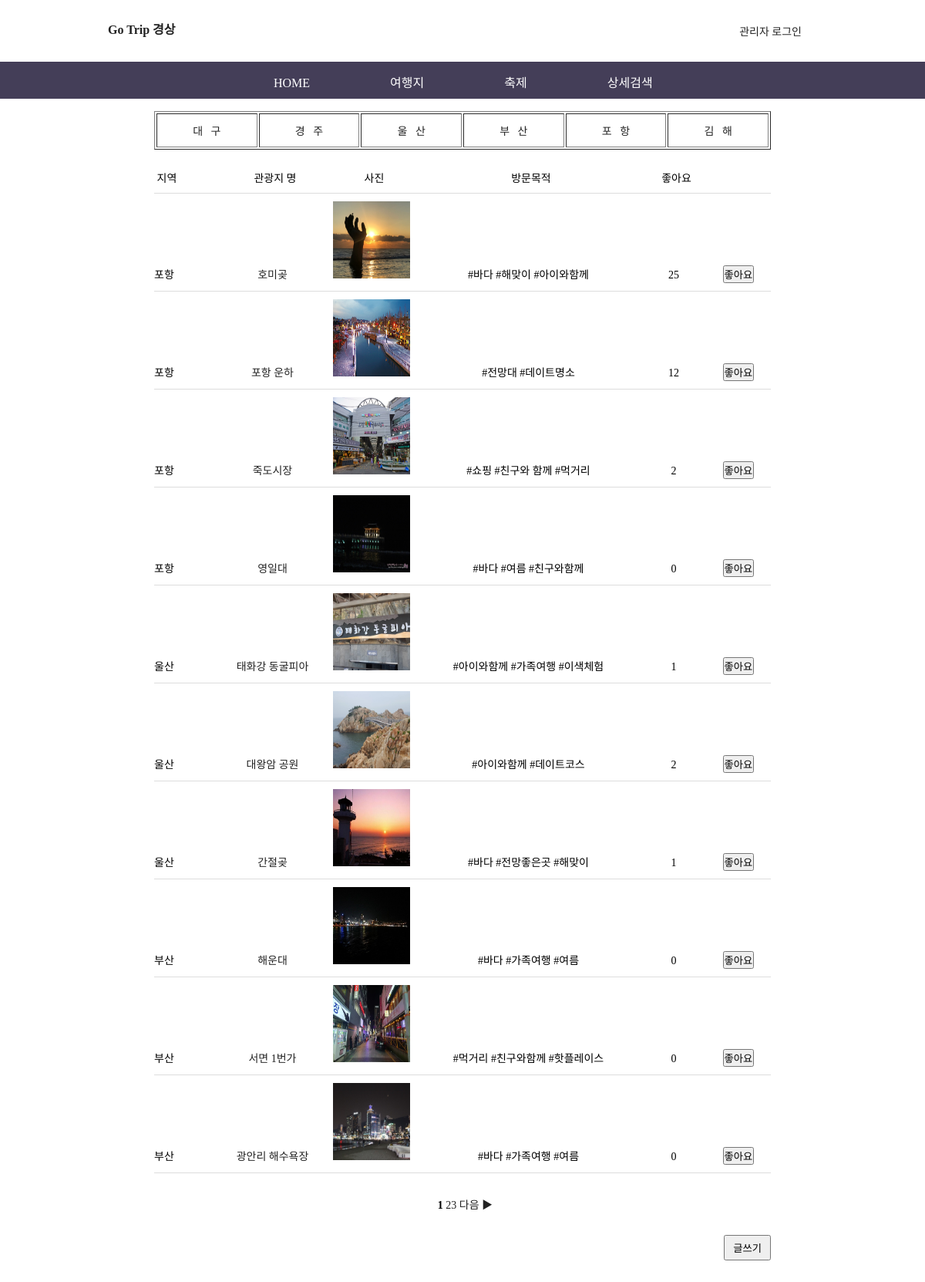
The app's page /trip/trip_list.php with its own data.
### tables this page shows
CREATE TABLE `trip_ok` (
  `num` int(11) NOT NULL,
  `subject` char(20) NOT NULL,
  `content` varchar(1000) NOT NULL,
  `area` char(20) NOT NULL,
  `purpose` char(20) NOT NULL,
  `Details` varchar(1000) NOT NULL,
  `file_name` char(40) DEFAULT NULL,
  `file_type` char(40) DEFAULT NULL,
  `file_copied` char(40) DEFAULT NULL,
  `hit` int(11) NOT NULL
);

### trip/trip_list.php (the view, shortened to what this page needs)
<!DOCTYPE html>
<html>
<head>
<link rel="stylesheet" type="text/css" href="./css/trip_common.css">
<link rel="stylesheet" type="text/css" href="./css/trip_list.css">
</head>
<body>
<header>
    <?php include "header.php";?>
</header>
<section>
   	<div id="board_box"><br>
	   <table border="1" width="800" height="50" align="center">
       <tr align="center">
       <td><a href="trip_dg.php">대&nbsp&nbsp&nbsp구</td>
       <td><a href="trip_gj.php">경&nbsp&nbsp&nbsp주</td>
       <td><a href="trip_ws.php">울&nbsp&nbsp&nbsp산</td>
       <td><a href="trip_bs.php">부&nbsp&nbsp&nbsp산</td>
       <td><a href="trip_ph.php">포&nbsp&nbsp&nbsp항</td>
       <td><a href="trip_kh.php">김&nbsp&nbsp&nbsp해</td>
     </tr>
   </table><br>
	    <ul id="trip_list">
				<li>
          <span class="col2">지역</span>
					<span class="col3">관광지 명</span>
					<span class="col4">사진</span>
					<span class="col5">방문목적</span>
          <span class="col6">좋아요</span>
				</li>
<?php
	if (isset($_GET["page"]))
		$page = $_GET["page"];
	else
		$page = 1;
	$con = mysqli_connect("localhost", "user1", "12345", "trip");
	$sql = "select * from trip_ok order by num desc";
	$result = mysqli_query($con, $sql);
	$total_record = mysqli_num_rows($result);
	$scale = 10;
	if ($total_record % $scale == 0)
		$total_page = floor($total_record/$scale);
	else
		$total_page = floor($total_record/$scale) + 1;
+
	$start = ($page - 1) * $scale;
   for ($i=$start; $i<$start+$scale && $i < $total_record; $i++)
   {
      mysqli_data_seek($result, $i);
      $row = mysqli_fetch_array($result);
	  $num = $row["num"];
	  $subject = $row["subject"];
    $area = $row["area"];
    $purpose = $row["purpose"];
    $file_copied = $row["file_copied"];
    $hit = $row["hit"];
?>
				<li>
          <span class="col2"><?=$area?></span>
					<span class="col3"><a href="trip_view.php?num=<?=$num?>"><?=$subject?></a></span>
					<span class="col4"><img src="./data/<?=$file_copied?>" width="100" height="100"></span>
          <span class="col5"><?=$purpose?></span>
          <span class="col6"><?=$hit?></span>
          <span class="col7"><button onclick="location.href='trip_hit.php?num=<?=$num?>&page=<?=$page?>&hit=<?=$hit?>'">좋아요</button></span>
				</li>
<?php
   }
?>
	    	</ul>
			<ul id="page_num">
<?php
	if ($total_page>=2 && $page >= 2)
	{
		$new_page = $page-1;
		echo "<li><a href='trip_list.php?page=$new_page'>◀ 이전</a> </li>";
	}
	else
		echo "<li>&nbsp;</li>";
   	for ($i=1; $i<=$total_page; $i++)
   	{
		if ($page == $i)
		{
			echo "<li><b> $i </b></li>";
		}
		else
		{
			echo "<li><a href='trip_list.php?page=$i'> $i </a><li>";
		}
   	}
   	if ($total_page>=2 && $page != $total_page)
   	{
		$new_page = $page+1;
		echo "<li> <a href='trip_list.php?page=$new_page'>다음 ▶</a> </li>";
	}
	else
		echo "<li>&nbsp;</li>";
?>
			</ul>
			<ul class="buttons">
				<li>
<?php
    if($userid) {
?>
					<button onclick="location.href='trip_form.php'">글쓰기</button>
<?php
	} else {
?>
					<a href="javascript:alert('관리자 전용!')"><button>글쓰기</button></a>
<?php
	}
?>
				</li>
			</ul>
	</div>
</section>
</body>
</html>

### trip/css/trip_common.css (style rules this page uses)
* { padding: 0; margin: 0; }
body { font-family: "돋움"; font-size: 14px; }
img { border: 0; }
ul { list-style-type: none; }
a { display: inline-block; text-decoration: none; }
a:link { text-decoration:none; color: #222222; }

### trip/css/trip_list.css (style rules this page uses)
#board_box { position: relative; width: 800px; margin: 0 auto; }
#board_box .buttons { text-align: right; margin: 20px 0 40px 0; }
#board_box .buttons li { display: inline; }
#board_box .buttons button { padding: 5px 10px; cursor: pointer; }
#trip_list li { padding: 10px 0; border-bottom: solid 1px #dddddd; }
#trip_list span { display: inline-block; text-align: center; }
#trip_list .col2 { width: 100px; text-align: left; }
#trip_list .col3 { width: 100px; }
#trip_list .col4 { width: 150px; }
#trip_list .col5 { width: 250px; }
#trip_list .col6 { width: 120px; }
#page_num { text-align: center; margin: 30px 0 }
#page_num li { display: inline; }
#board_box { width: 800px; margin: 0 auto; }

### records on screen
trip_ok: area "포항", subject "호미곶", file_copied (picture), purpose "#바다 #해맞이 #아이와함께", hit "25"
trip_ok: area "포항", subject "포항 운하", file_copied (picture), purpose "#전망대 #데이트명소", hit "12"
trip_ok: area "포항", subject "죽도시장", file_copied (picture), purpose "#쇼핑 #친구와 함께 #먹거리", hit "2"
trip_ok: area "포항", subject "영일대", file_copied (picture), purpose "#바다 #여름 #친구와함께", hit "0"
trip_ok: area "울산", subject "태화강 동굴피아", file_copied (picture), purpose "#아이와함께 #가족여행 #이색체험", hit "1"
trip_ok: area "울산", subject "대왕암 공원", file_copied (picture), purpose "#아이와함께 #데이트코스", hit "2"
trip_ok: area "울산", subject "간절곶", file_copied (picture), purpose "#바다 #전망좋은곳 #해맞이", hit "1"
trip_ok: area "부산", subject "해운대", file_copied (picture), purpose "#바다 #가족여행 #여름", hit "0"
trip_ok: area "부산", subject "서면 1번가", file_copied (picture), purpose "#먹거리 #친구와함께 #핫플레이스", hit "0"
trip_ok: area "부산", subject "광안리 해수욕장", file_copied (picture), purpose "#바다 #가족여행 #여름", hit "0"
